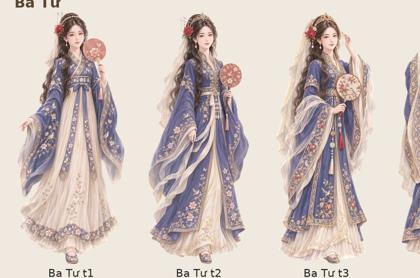
#> input picture dev/art/approved/thumbs/P_LOW.jpg, 420 x 278 px
$ python -i cdnh_cut.py   (imports and definitions only)
#> lines starting #> are read from the running program, lines starting #| are printed output that depends on the picture
#!/usr/bin/env python3
"""D16 CDNH works: cut the bg-removed 2x2 sheets (dev/art/cdnh_sheets.txt `cut=` ids, downloaded as <raw>/<kind>-<rid>.png)
   into img/item-tp-<kind>-<rid>-b1..4.webp (256) + img/item512/... (512); the book sheet into img/item-wkbook-<kind>.webp.
   Pieces = connected alpha>16 components of the whole sheet, each given to the quarter of its centroid (specks dropped), bbox scaled to 88% of the square, centred.
   usage: python3 dev/art/cdnh_cut.py <rawdir> [reviewdir]"""
import sys,os,glob
import numpy as np
from PIL import Image
from scipy import ndimage
R=os.path.abspath(os.path.join(os.path.dirname(__file__),"..",".."))
BOOK=["kimchi","phanson","thuchuc","phucthien"]
def cell(q):
    bb=q.getchannel("A").point(lambda v:255 if v>16 else 0).getbbox()
    return q.crop(bb)
def split(im):
    """components of the whole sheet (labelled at half size), each given to the quarter holding its centroid; one RGBA image per quarter"""
    W,H=im.size;sm=np.array(im.getchannel("A").resize((W//2,H//2)))>16
    lab,n=ndimage.label(sm);sz=ndimage.sum(sm,lab,range(1,n+1));cen=ndimage.center_of_mass(sm,lab,range(1,n+1))
    q=np.zeros(n+1,int)-1
    for i in range(n):
        if sz[i]<sm.size*0.0004:continue
        cy,cx=cen[i];q[i+1]=(1 if cy>=H//4 else 0)*2+(1 if cx>=W//4 else 0)
    full=np.array(Image.fromarray(q[lab].astype(np.int16)+1).resize((W,H),Image.NEAREST))-1
    arr=np.array(im);out=[]
    for k in range(4):
        a=arr.copy();a[:,:,3]=np.where(full==k,a[:,:,3],0);out.append(Image.fromarray(a))
    return out
def square(c,side):
    w,h=c.size;s=side*0.88/max(w,h);c=c.resize((max(1,round(w*s)),max(1,round(h*s))),Image.LANCZOS)
    out=Image.new("RGBA",(side,side),(0,0,0,0));out.paste(c,((side-c.width)//2,(side-c.height)//2),c);return out
def main():
    raw=sys.argv[1];rev=sys.argv[2] if len(sys.argv)>2 else None
    os.makedirs(f"{R}/img/item512",exist_ok=True);made=[]
    for f in sorted(glob.glob(f"{raw}/*.png")):
        kind,rid=os.path.basename(f)[:-4].split("-");im=Image.open(f).convert("RGBA");W,H=im.size
        quads=split(im)
        for i,q in enumerate(quads):
            c=cell(q);name=f"item-wkbook-{BOOK[i]}" if kind=="book" else f"item-tp-{kind}-{rid}-b{i+1}"
            square(c,512).save(f"{R}/img/item512/{name}.webp","WEBP",quality=82,method=4)
            square(c,256).save(f"{R}/img/{name}.webp","WEBP",quality=82,method=4);made.append((kind,rid,i,name))
    if rev:
        os.makedirs(rev,exist_ok=True)
        for kind in sorted(set(k for k,_,_,_ in made)):
            L=[x for x in made if x[0]==kind];rows=sorted(set(r for _,r,_,_ in L))
            sheet=Image.new("RGB",(4*160,len(rows)*160),(245,236,215))
            for k,r,i,n in L:
                t=Image.open(f"{R}/img/{n}.webp").resize((150,150));sheet.paste(t,(i*160+5,rows.index(r)*160+5),t)
            sheet.save(f"{rev}/{kind}.jpg",quality=80)
    print(len(made),"pictures")
# [1 line not run here, left out]

>>> import cv2
>>> picture = cv2.imread('approved/thumbs/P_LOW.jpg', cv2.IMREAD_GRAYSCALE)
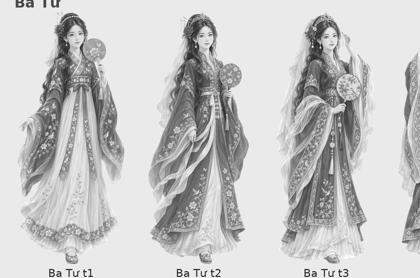
#> picture: shape (278, 420); min 24, max 255, mean 199.2
#> (the run stopped early here; a loop or call above may not have finished)

$ run again, on dev/art/cand/day-nha-cung-nhan-base2-c1.webp
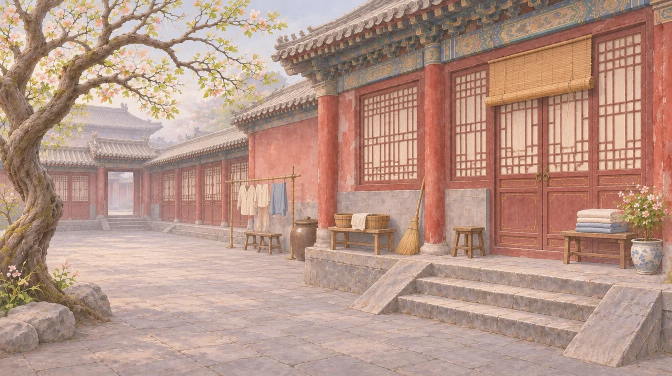
#> input picture dev/art/cand/day-nha-cung-nhan-base2-c1.webp, 1344 x 752 px (shown at 1/2 size)
#> `picture = cv2.imread('approved/thumbs/P_LOW.jpg', cv2.IMREAD_GRAYSCALE)`:
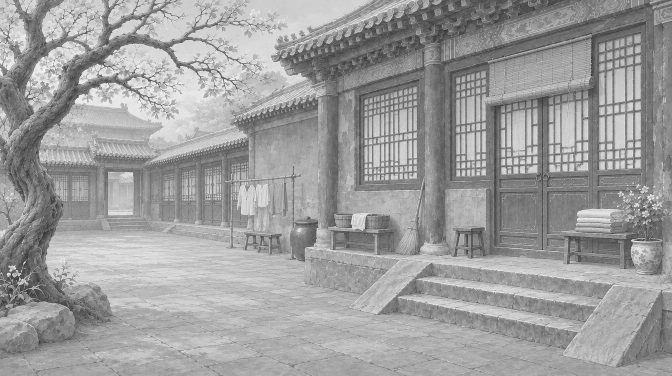
#> picture: shape (752, 1344) (shown at 1/2 size); min 28, max 254, mean 157.2

$ run again, on dev/art/cand/day-nha-cung-nhan-base2-c3.webp
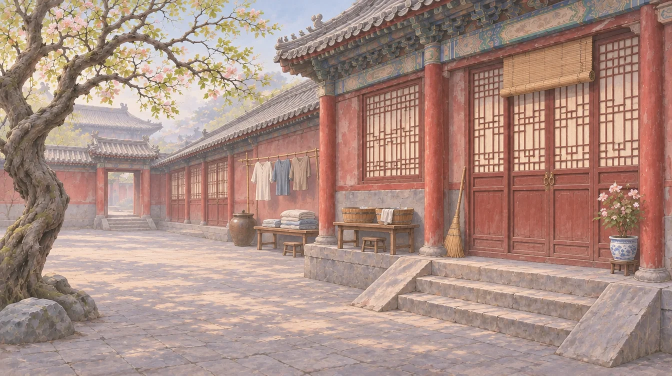
#> input picture dev/art/cand/day-nha-cung-nhan-base2-c3.webp, 1344 x 752 px (shown at 1/2 size)
#> `picture = cv2.imread('approved/thumbs/P_LOW.jpg', cv2.IMREAD_GRAYSCALE)`:
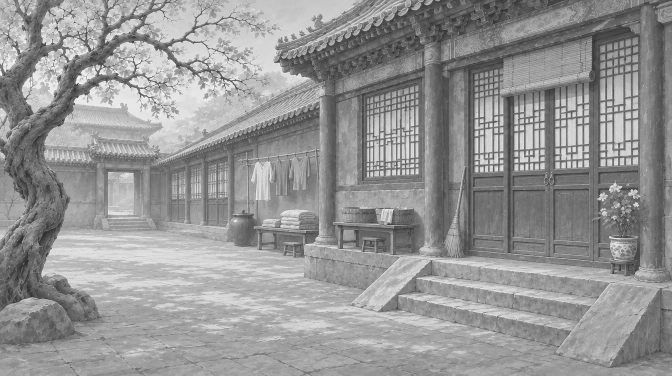
#> picture: shape (752, 1344) (shown at 1/2 size); min 28, max 255, mean 148.9
